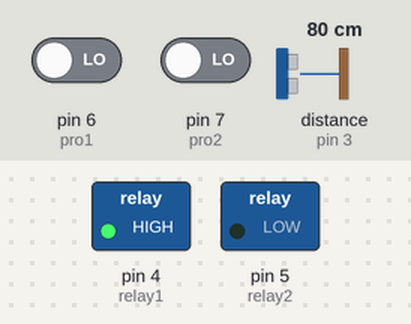
The sketch below on a simulated Arduino Uno, built with avr-gcc and run on an emulated ATmega328P. Shown: switched loads named in the sketch (green lamp = pin HIGH). Wiring (inferred from the names in the program): ultrasonic range finder: trigger pin 2; echo pin 3. The test bench sets the inputs (shaded band); at power-on: pin 6 (pro1) LOW, pin 7 (pro2) LOW, distance to the obstacle (sensor on pin 3) 80 cm. The echo pulse lasts 58.3 µs per cm; pins used as bus, display or sensor lines are not drawn; what the sketch prints to the serial monitor is not drawn. At 0.1 s the program stops and its outputs stay as they are.

Above: at 0.1 s.
Timing chart, 0 to 1.6 s (numbered marks = the images above):
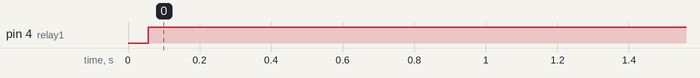

The sketch:

fainal_code.ino
```cpp
//library used
#include <SPI.h>
#include <MFRC522.h>

//variables
int trig = 2 ;
int echo = 3 ;
int relay1=4 ;
int relay2=5 ;
int pro1 = 6 ;
int pro2 = 7 ;
int ss = 10 ;
int rst = 9 ;
double duration ;
int distance ;
int pro1read ;
int pro2read ;
//rfid init
MFRC522 rfid(ss, rst);
MFRC522::MIFARE_Key key;
int cardnum[4];


void setup() {
  pinMode (trig , OUTPUT) ;
  pinMode (relay1 , OUTPUT) ;
  pinMode (relay2 , OUTPUT) ;
  pinMode (echo , INPUT) ;
  pinMode (pro1 , INPUT) ;
  pinMode (pro2 , INPUT) ;
  Serial.begin(9600); //serial init
  SPI.begin(); //spi init
  rfid.PCD_Init();
  for (byte i = 0; i < 6; i++)
  {
    key.keyByte[i] = 0xFF;
  }
}


void loop() {
// ultrasonic
  digitalWrite(trig, LOW);
  delayMicroseconds(2);
  digitalWrite(trig, HIGH);
  delayMicroseconds(10);
  digitalWrite(trig, LOW);
  duration = pulseIn(echo, HIGH);
  distance = duration * 0.034 / 2;

  if (distance >= 20 && distance <= 100)
  {
    Serial.println (1) ;

  }

  else
  {
     Serial.println (distance);
  }


   // proxmiter


   pro1read= digitalRead (pro1) ;
   pro2read= digitalRead (pro2) ;

   while (!pro1read)
   {
    digitalWrite(relay1,HIGH) ;

   }

   while (!pro2read)
   {
    digitalWrite(relay2,HIGH) ;

   }

//rfid
 //search for new card
if ( ! rfid.PICC_IsNewCardPresent())
    return;

 //verfiy if the card had read or not
if ( ! rfid.PICC_ReadCardSerial())
    return;
  Serial.print("PICC type: ");
  MFRC522::PICC_Type piccType = rfid.PICC_GetType(rfid.uid.sak);
  Serial.println(rfid.PICC_GetTypeName(piccType));

   //check if the card is true or not
   if (piccType != MFRC522::PICC_TYPE_MIFARE_MINI && piccType != MFRC522::PICC_TYPE_MIFARE_1K && piccType != MFRC522::PICC_TYPE_MIFARE_4K)
   {
    Serial.println("Your tag is not of type MIFARE Classic.");
    return;
  }

  if (rfid.uid.uidByte[0] != cardnum[0] ||
    rfid.uid.uidByte[1] != cardnum[1] ||
    rfid.uid.uidByte[2] != cardnum[2] ||
    rfid.uid.uidByte[3] != cardnum[3] ) {
    Serial.println("A new card has been detected.");

//store card number into array
   for (byte i = 0; i < 4; i++) {
      cardnum[i] = rfid.uid.uidByte[i];
    }


  }
  else Serial.println("Card read previously.");

  rfid.PICC_HaltA();   // Halt PICC
  rfid.PCD_StopCrypto1();   // Stop encryption on PCD


  }
```

Measured:
- by itself, pin 4 (relay1): LOW → HIGH at 0.06 s
